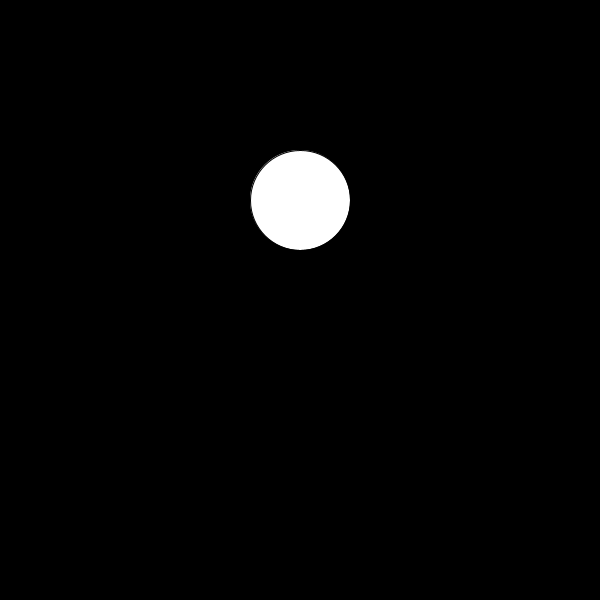
Frame 1 (no input)
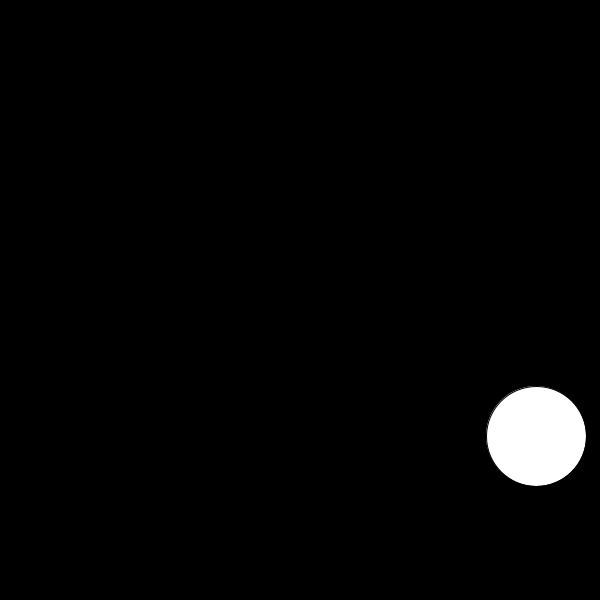
Frame 60 (the mouse pressed at the canvas centre just before this capture)
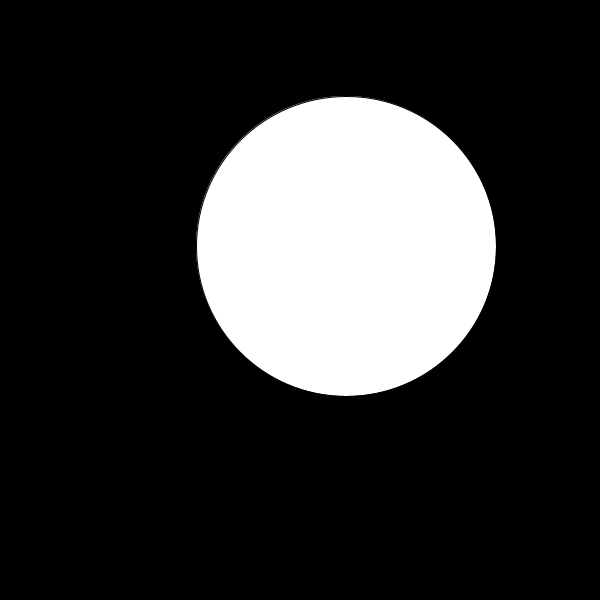
Frame 120 (the mouse held since frame 60 and released just before this capture)

The Processing sketch that drew these frames (run headless with seeded random() and noise(); from frame 60 on, the mouse is pressed at the canvas centre):

// Processing sketch: processing_90101
// ── processing_90101.pde

int x = 300;
int y = 200;
int speed =5;

void setup(){
  size(600,600);
}

void draw(){
  background(0);
  fill(255);
  ellipse(x,y,100,100);
  
  if(x > width){
    speed = speed*-1;
  } 
  
  if (mousePressed){
    ellipse(x,y,300,300);
  }
  
  
x = x+speed-1;
y = y+speed -1;
}
